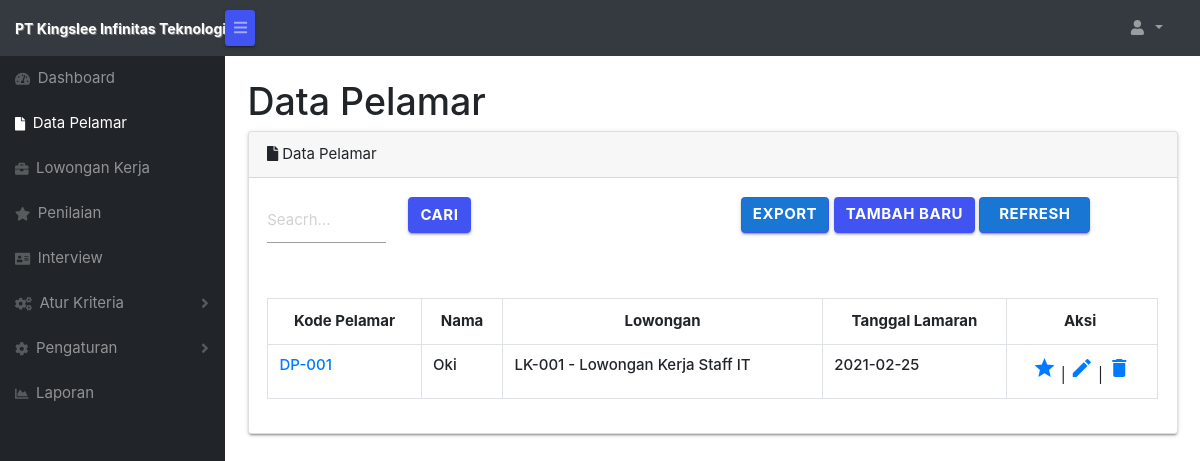
Page /forms/admin/datapelamar.php on the committed database.
### tables this page shows
CREATE TABLE `datapelamar` (
  `id` int(11) NOT NULL,
  `kode_pelamar` varchar(6) NOT NULL,
  `nama` varchar(100) NOT NULL,
  `tanggal_lahir` date NOT NULL,
  `jenis_kelamin` varchar(10) NOT NULL,
  `alamat` varchar(100) NOT NULL,
  `no_telpon` varchar(15) NOT NULL,
  `email` varchar(100) NOT NULL,
  `kode_lowongan` varchar(6) NOT NULL,
  `tanggal_lamaran` date NOT NULL,
  `link` varchar(1000) NOT NULL
);

CREATE TABLE `lowongankerja` (
  `id` int(11) NOT NULL,
  `kode_lowongan` varchar(6) NOT NULL,
  `nama` varchar(100) NOT NULL,
  `deskripsi` text NOT NULL,
  `persyaratan` text NOT NULL
);

### forms/admin/datapelamar.php (the view, shortened to what this page needs)
<?php session_start();
include_once("../config.php");
$result = mysqli_query($koneksi, "SELECT * FROM datapelamar ORDER BY kode_pelamar DESC");
$namauser = ( isset($_SESSION['user']) ) ? $_SESSION['user'] : '';
?>
<!DOCTYPE html>
<html lang="en">
    <head>
         <link href="../../fonts/material.css" rel="stylesheet">
    <link type="text/css" rel="stylesheet" href="../../css/materialize.min.css"  media="screen,projection"/>
       <link href="css/styles.css" rel="stylesheet" />
        <link href="https://cdn.datatables.net/1.10.20/css/dataTables.bootstrap4.min.css" rel="stylesheet" />
    </head>
   <body class="sb-nav-fixed">
        <nav class="sb-topnav navbar navbar-expand navbar-dark bg-dark">
            <a class="navbar-brand" href="index.php"><span class="label1">PT Kingslee Infinitas Teknologi</span></a>
            <button class="btn btn-link btn-sm order-1 order-lg-0" id="sidebarToggle" href="#"><i class="fas fa-bars"></i></button>
            <ul class="navbar-nav d-none d-md-inline-block form-inline ml-auto mr-0 mr-md-3 my-2 my-md-0">
                <li class="nav-item dropdown">
                    <a class="nav-link dropdown-toggle" id="userDropdown" href="#" role="button" data-toggle="dropdown" aria-haspopup="true" aria-expanded="false"><i class="fas fa-user fa-fw"></i><?php echo $namauser; ?>
                     </a>
                </li>
            </ul>
        </nav>
        <div id="layoutSidenav">
            <div id="layoutSidenav_nav">
                <nav class="sb-sidenav accordion sb-sidenav-dark" id="sidenavAccordion">
                    <div class="sb-sidenav-menu">
                        <div class="nav">
                            <a class="nav-link" href="index.php">
                                <div class="sb-nav-link-icon"><i class="fas fa-tachometer-alt"></i></div>
                                Dashboard
                            </a>
                            <a class="nav-link" href="datapelamar.php">
                                <div class="sb-nav-link-icon"><i class="fas fa-file"></i></div>
                                Data Pelamar
                            </a>
                            <a class="nav-link" href="lowongankerja.php">
                                <div class="sb-nav-link-icon"><i class="fas fa-briefcase"></i></div>
                                Lowongan Kerja
                            </a>
                            <a class="nav-link" href="penilaian.php">
                                <div class="sb-nav-link-icon"><i class="fas fa-star"></i></div>
                                Penilaian
                            </a>
                            <a class="nav-link" href="interview.php">
                                <div class="sb-nav-link-icon"><i class="fas fa-address-card"></i></div>
                                Interview
                            </a>
                            <a class="nav-link collapsed" href="#" data-toggle="collapse" data-target="#collapseLayouts" aria-expanded="false" aria-controls="collapseLayouts">
                                <div class="sb-nav-link-icon"><i class="fas fa-cogs"></i></div>
                                Atur Kriteria
                                <div class="sb-sidenav-collapse-arrow"><i class="fas fa-angle-down"></i></div>
                            </a>
                            <a class="nav-link collapsed" href="#" data-toggle="collapse" data-target="#collapsePages" aria-expanded="false" aria-controls="collapsePages">
                                <div class="sb-nav-link-icon"><i class="fas fa-cog"></i></div>
                                Pengaturan
                                <div class="sb-sidenav-collapse-arrow"><i class="fas fa-angle-down"></i></div>
                            </a>
                            <a class="nav-link" href="laporan.php">
                                <div class="sb-nav-link-icon"><i class="fas fa-chart-area"></i></div>
                                Laporan
                            </a>
                        </div>
                    </div>
                </nav>
            </div>
            <div id="layoutSidenav_content">
                <main>
            <div class="container-fluid">
                        <h1 class="mt-4">Data Pelamar</h1>
                <div class="card mb-4">
                            <div class="card-header"><i class="fas fa-file mr-1"></i>Data Pelamar</div>
                    <div class="card-body">
                        <div class="table-responsive">
                            <table class="table table-bordered" width="100%" cellspacing="0">
            <div class="row container">
                        <form name="cari" method="post" action="datapelamar-cari.php" class="row">
                            <div class="col-2">
                                <input type="text" name="cari" placeholder="Seacrh..." class="validate" required title="Cari User">
                            </div>
                            <div class="col-1">
                                <input type="submit" name="cari2" value="cari" class="btn">
                            </div>
                         </form>
                            <div class="col-9"><div class="float-right">
                                <a href='datapelamar-eksport.php' class="waves-effect waves-light btn blue darken-2">Export</a>
                                <a href='datapelamar-tambah.php' class="btn btn-dark ">Tambah Baru</a>
                                 <a href='datapelamar.php' class="waves-effect waves-light btn blue darken-2">Refresh<i class="material-icons right"></i></a>
                                </div>
                            </div>
            </div>
                   <div class="table-responsive" >
                        <table class="table table-bordered "  width="100%" cellspacing="0">
                            <tr   class="text-center" >
                                <th>Kode Pelamar</th>
                                <th>Nama</th>
                                <th>Lowongan</th>
                                <th>Tanggal Lamaran</th>
                                <th>&nbsp&nbsp&nbsp&nbspAksi&nbsp&nbsp&nbsp&nbsp&nbsp</th>
                            </tr>
                            <?php
                            while($user_data = mysqli_fetch_array($result)) {
                            $kode = $user_data['kode_lowongan'];
                            $datalowongan = mysqli_query($koneksi, "SELECT * FROM lowongankerja WHERE kode_lowongan='$kode'");
                            while($data_lowongan = mysqli_fetch_array($datalowongan))
                            {
                              $nama_lowongan=$data_lowongan['nama'];
                            }
                                $test = $user_data['kode_pelamar'];
                                echo "<tr>";
                                echo "<td> <h6>
                                <a href='datapelamar-detail.php?kode_pelamar=$user_data[kode_pelamar]' style='text-decoration: none;'>
                                ".$user_data['kode_pelamar']."</a></h6></td>";
                                echo "<td> <h6>".$user_data['nama']."</h6> </td>";
                                echo "<td> <h6>".$user_data['kode_lowongan']." - ".$nama_lowongan."</h6></td>";
                                echo "<td> <h6>".$user_data['tanggal_lamaran']."</h6> </td>";
                                echo "
                                <td class='text-center'>
                                <a href='penilaian-tambah.php?id=$user_data[id]'  style='text-decoration: none;'><i class='material-icons'>star</i></a>
                                |
                                <a href='datapelamar-edit.php?id=$user_data[id]' style='text-decoration: none;'><i class='material-icons' title='Edit $test'>mode_edit</i></a>
                                |
                                <a data-id='1' class='hapus' href='datapelamar-delete.php?id=$user_data[id]' style='text-decoration: none;'><i class='material-icons' title='Hapus $test'>delete</i></a>";
                            }
                            ?>
                          </table>
                                  </table>
                                 </div>
                        </div>
               </div>
          </div>
        </main>
    </div>
    </body>
</html>

### forms/admin/datapelamar.php (style rules this page uses)
.label1 { font-size: 14px; font-weight: bold; text-shadow: 1px 1px 0px gray; }

### rows in the picture
datapelamar: kode_pelamar "DP-001", nama "Oki", kode_lowongan "LK-001", lowongankerja.nama "Lowongan Kerja Staff IT", tanggal_lamaran "2021-02-25"
